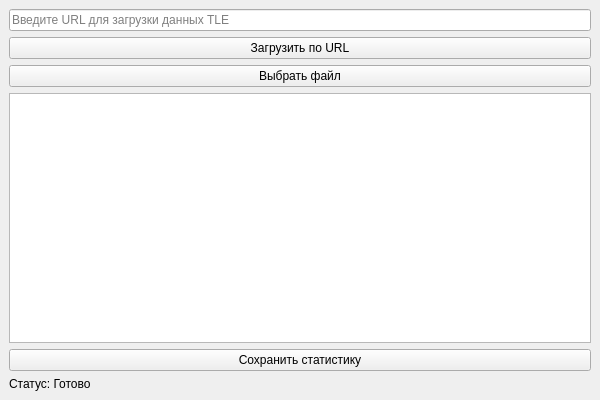
<?xml version="1.0" encoding="UTF-8"?>
<ui version="4.0">
    <class>MainWindow</class>
    <widget class="QMainWindow" name="MainWindow">
        <property name="geometry">
            <rect>
                <x>0</x>
                <y>0</y>
                <width>600</width>
                <height>400</height>
            </rect>
        </property>
        <property name="windowTitle">
            <string>Satellite TLE Viewer</string>
        </property>
        <widget class="QWidget" name="centralwidget">
            <layout class="QVBoxLayout" name="verticalLayout">
                <item>
                    <widget class="QLineEdit" name="urlLineEdit">
                        <property name="placeholderText">
                            <string>Введите URL для загрузки данных TLE</string>
                        </property>
                    </widget>
                </item>
                <item>
                    <widget class="QPushButton" name="loadUrlButton">
                        <property name="text">
                            <string>Загрузить по URL</string>
                        </property>
                    </widget>
                </item>
                <item>
                    <widget class="QPushButton" name="selectFileButton">
                        <property name="text">
                            <string>Выбрать файл</string>
                        </property>
                    </widget>
                </item>
                <item>
                    <widget class="QTextEdit" name="statsTextEdit">
                        <property name="readOnly">
                            <bool>true</bool>
                        </property>
                    </widget>
                </item>
                <item>
                    <widget class="QPushButton" name="saveStatsButton">
                        <property name="text">
                            <string>Сохранить статистику</string>
                        </property>
                    </widget>
                </item>
                <item>
                    <widget class="QLabel" name="statusLabel">
                        <property name="text">
                            <string>Статус: Готово</string>
                        </property>
                    </widget>
                </item>
            </layout>
        </widget>
    </widget>
    <resources/>
    <connections/>
</ui>
